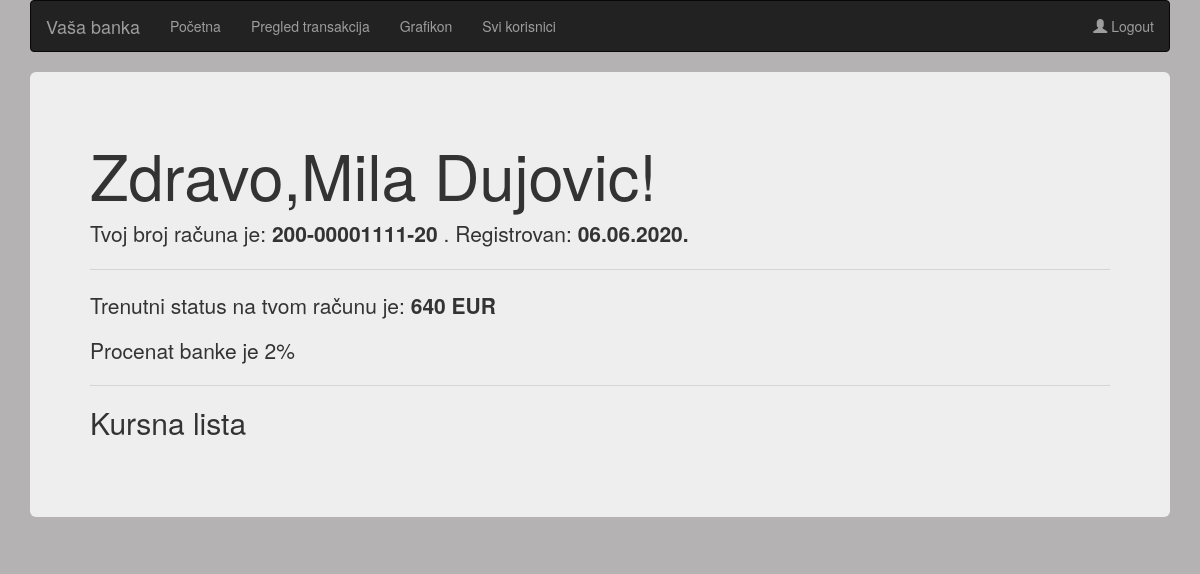
The page / (signed in) on the database its author committed.
### tables this page shows
CREATE TABLE `users` (
  `id` int(11) NOT NULL,
  `name` varchar(50) NOT NULL,
  `surname` varchar(50) NOT NULL,
  `password` varchar(100) NOT NULL,
  `mail` varchar(100) NOT NULL,
  `account_id` int(11) NOT NULL,
  `phone` varchar(50) NOT NULL,
  `admin` int(11) NOT NULL DEFAULT 0
);

CREATE TABLE `accounts` (
  `id` int(11) NOT NULL,
  `number` varchar(50) NOT NULL,
  `date` varchar(50) NOT NULL,
  `amount` double NOT NULL DEFAULT 300,
  `currency_id` int(11) NOT NULL
);

CREATE TABLE `currency` (
  `id` int(11) NOT NULL,
  `cur` varchar(10) NOT NULL
);

### index.php (the view, shortened to what this page needs)
<?php
include "api/connect.php";
$user_id = $_SESSION['userId'];
    $sql = "SELECT users.name, users.surname, accounts.number, accounts.date, accounts.amount, currency.cur
    FROM users
    	JOIN accounts ON users.account_id = accounts.id
    	JOIN currency ON currency.id = accounts.currency_id
    		WHERE users.id = $user_id";
    $q = $conn->query($sql);
    $user = $q->fetch_object();
?>
<!DOCTYPE html>
<html lang="en">
<head>
    <link rel="stylesheet" href="https://maxcdn.bootstrapcdn.com/bootstrap/3.4.1/css/bootstrap.min.css">
</head>
<body style="background-color: 	#b4b2b2">
    <?php include "nav.php"; ?>
	<div class="container">
		<div class="jumbotron">
			<h1 class="display-4">Zdravo,<?php echo $user->name ." " . $user->surname; ?>!</h1>
			<p class="lead">Tvoj broj računa je: <b><?php echo $user->number?></b> . Registrovan: <b><?php echo $user->date?></b></p>
			<hr class="my-4">
			<p>Trenutni status na tvom računu je: <b><?php echo $user->amount?> <?php echo $user->cur?></b></p>
			<p>Procenat banke je 2%</p>
            <hr>
            <h2>Kursna lista</h2>
		</div>
	</div>
</body>
</html>

### rows shown on the page
users: name "Mila", surname "Dujovic", account.number "200-00001111-20", account.date "06.06.2020.", account.amount "640", currency.cur "EUR"
